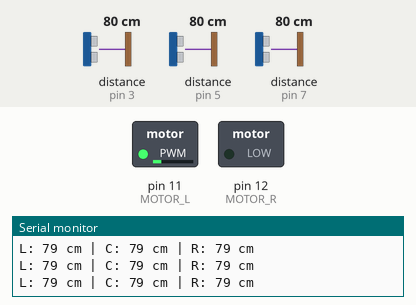
Simulated run of this sketch. Board: Arduino Uno, built with avr-gcc and run on an emulated ATmega328P. Shown: switched loads named in the sketch (green lamp = pin HIGH), the last lines printed to the serial monitor. Wiring (inferred from the names in the program): 3 × ultrasonic range finder: trigger pin 2, echo pin 3 / trigger pin 4, echo pin 5 / trigger pin 6, echo pin 7. The inputs (shaded band) are chosen by the test bench; at power-on: distance to the obstacle (sensors on pin 5, pin 3, pin 7) 80 cm. The echo pulse lasts 58.3 µs per cm; pins used as bus, display or sensor lines are not drawn.

Above: at 1.2 s.
1.3 s: distance to the obstacle (sensor on pin 5) set to 2 cm
At 2.4 s:
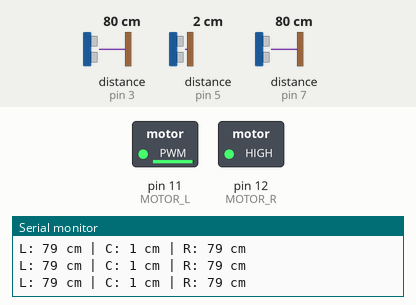
3.0 s: distance to the obstacle (sensor on pin 5) set to 35 cm
At 4.0 s:
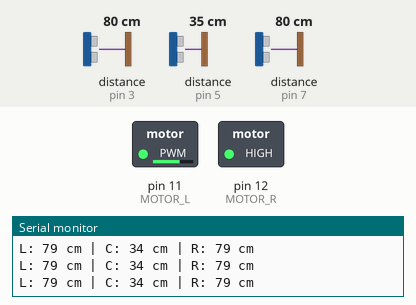
4.7 s: distance to the obstacle (sensor on pin 5) set to 47 cm
At 5.2 s:
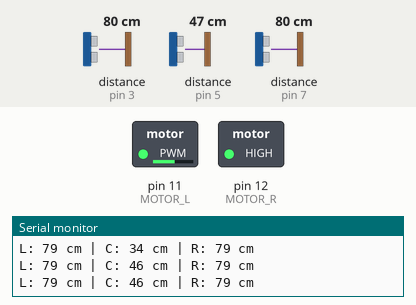
6.3 s: distance to the obstacle (sensor on pin 5) set to 55 cm
At 7.6 s:
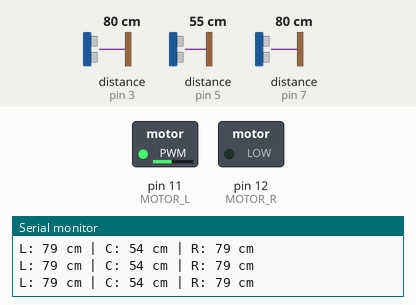
7.9 s: distance to the obstacle (sensor on pin 3) set to 9 cm
10.9 s: distance to the obstacle (sensor on pin 5) set to 250 cm
At 11.7 s:
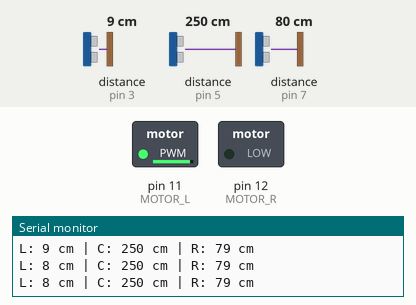
Timing chart, 0 to 13.8 s (numbered marks = the images above; inputs shaded):
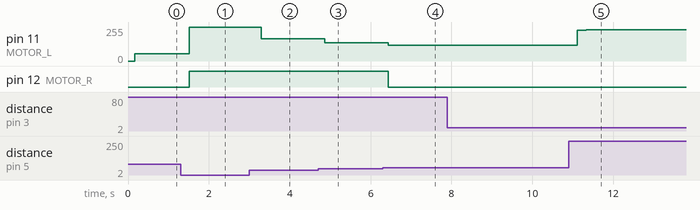

Measured:
- the behaviour switches between 50 and 51 cm on distance to the obstacle (sensor on pin 5) (found by bisection; images 3 and 4)
- after the input at 1.3 s, pin 11 (MOTOR_L): 53/255 → 252/255 after 0.22 s; pin 12 (MOTOR_R): LOW → HIGH after 0.22 s
- after the input at 3.0 s, pin 11 (MOTOR_L): 252/255 → 168/255 after 0.29 s
- after the input at 4.7 s, pin 11 (MOTOR_L): 168/255 → 137/255 after 0.16 s
- after the input at 6.3 s, pin 11 (MOTOR_L): 137/255 → 117/255 after 0.13 s; pin 12 (MOTOR_R): HIGH → LOW after 0.13 s
- after the input at 10.9 s, pin 11 (MOTOR_L): 117/255 → 232/255 after 0.20 s, → 234/255 0.23 s later

The sketch:

Vision2Share_copy_20251013143315.ino
```cpp
#include <Arduino.h>

#define TRIG_L 2
#define ECHO_L 3
#define TRIG_C 4
#define ECHO_C 5
#define TRIG_R 6
#define ECHO_R 7
#define MOTOR_L 11
#define MOTOR_R 12
#define UMBRAL 100

void setup() {
  Serial.begin(9600);
  pinMode(TRIG_L, OUTPUT); pinMode(ECHO_L, INPUT);
  pinMode(TRIG_C, OUTPUT); pinMode(ECHO_C, INPUT);
  pinMode(TRIG_R, OUTPUT); pinMode(ECHO_R, INPUT);
  pinMode(MOTOR_L, OUTPUT);
  pinMode(MOTOR_R, OUTPUT);
}

void loop() {
  int distL = leerDistancia(TRIG_L, ECHO_L);
  delay(50);
  int distC = leerDistancia(TRIG_C, ECHO_C);
  delay(50);
  int distR = leerDistancia(TRIG_R, ECHO_R);
  delay(50);

  Serial.print("L: "); Serial.print(distL); Serial.print(" cm | ");
  Serial.print("C: "); Serial.print(distC); Serial.print(" cm | ");
  Serial.print("R: "); Serial.print(distR); Serial.println(" cm");

  int vibL = 0, vibR = 0;
  if (distC > 0 && distC < UMBRAL) {
    vibL = map(distC, UMBRAL, 0, 0, 255);
    vibR = map(distC, UMBRAL, 0, 0, 255);

  } else {
    if (distL > 0 && distL < UMBRAL) {
      vibL = map(distL, UMBRAL, 0, 0, 255);

    }
    if (distR > 0 && distR < UMBRAL) {
      vibR = map(distR, UMBRAL, 0, 0, 255);

    }
  }

  analogWrite(MOTOR_L, vibL);
  analogWrite(MOTOR_R, vibR);
  delay(60);
}

int leerDistancia(int trig, int echo) {
  digitalWrite(trig, LOW);
  delayMicroseconds(2);
  digitalWrite(trig, HIGH);
  delayMicroseconds(10);
  digitalWrite(trig, LOW);
  long duration = pulseIn(echo, HIGH, 25000);
  if (duration == 0) {
    Serial.print("No eco en pin Echo "); Serial.println(echo);
    return 999;
  }
  int distance = duration / 58.2;
  return distance;
}
```
